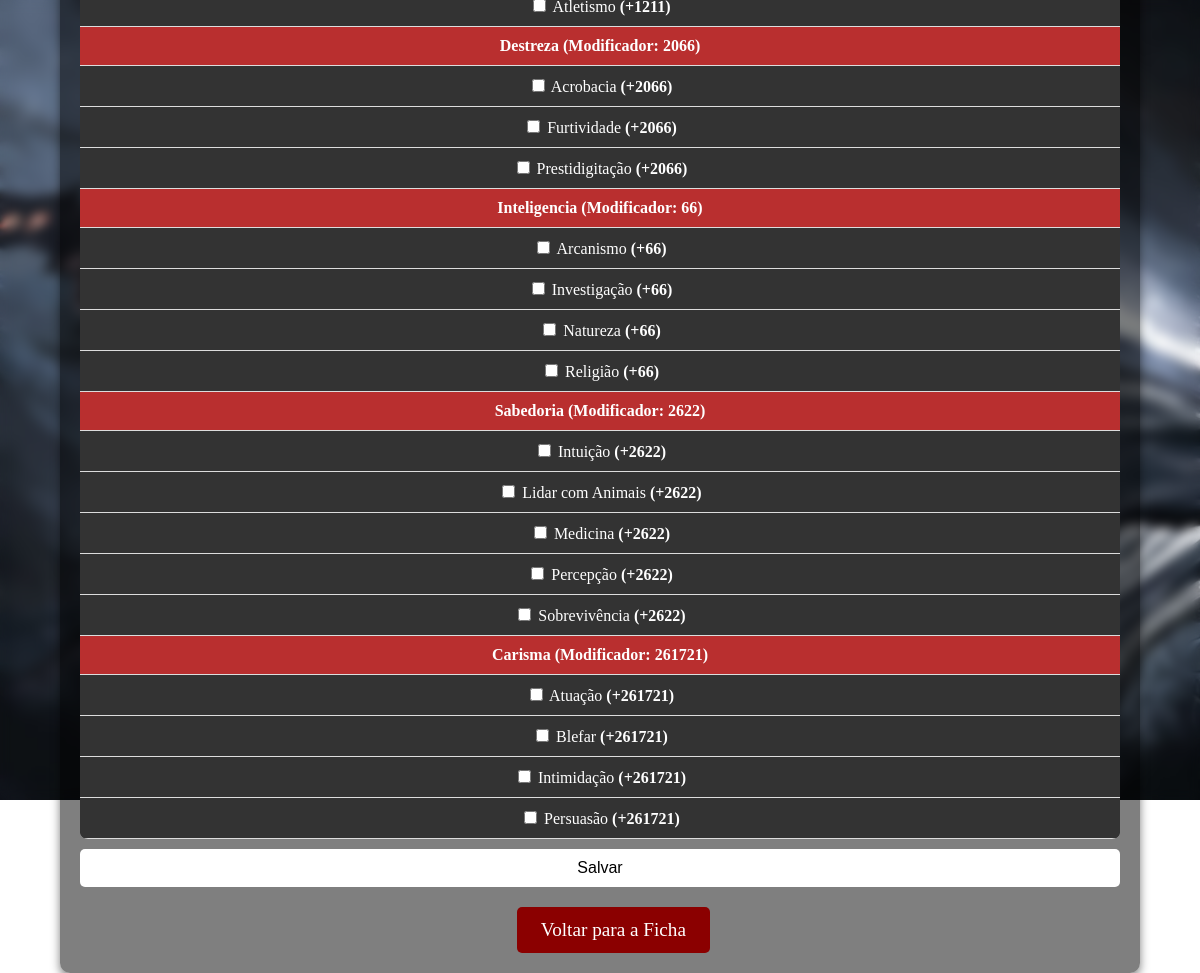
/pericias.php?id=15 (signed in), run on the app's committed database.
### tables this page shows
CREATE TABLE `fichas` (
  `id` int(11) NOT NULL,
  `nome` varchar(100) NOT NULL,
  `classe` varchar(50) DEFAULT NULL,
  `nivel` int(11) DEFAULT NULL,
  `raca` varchar(50) DEFAULT NULL,
  `forca` int(11) DEFAULT NULL,
  `destreza` int(11) DEFAULT NULL,
  `constituicao` int(11) DEFAULT NULL,
  `inteligencia` int(11) DEFAULT NULL,
  `sabedoria` int(11) DEFAULT NULL,
  `carisma` int(11) DEFAULT NULL,
  `usuario_id` int(11) NOT NULL,
  `pericias_treinadas` text DEFAULT NULL
);

### pericias.php (the view, shortened to what this page needs)
<?php
include('conexao.php');
$usuario = $_SESSION['usuario'];
$ficha_id = $_GET['id'];
$query = "SELECT * FROM fichas WHERE id = :ficha_id AND usuario_id = (SELECT id FROM usuarios WHERE usuario = :usuario)";
$stmt = $conn->prepare($query);
$stmt->bindParam(':ficha_id', $ficha_id);
$stmt->bindParam(':usuario', $usuario);
$stmt->execute();
$ficha = $stmt->fetch(PDO::FETCH_ASSOC);
$pericias = [
    'forca' => ['Atletismo'],
    'destreza' => ['Acrobacia', 'Furtividade', 'Prestidigitação'],
    'inteligencia' => ['Arcanismo', 'Investigação', 'Natureza', 'Religião'],
    'sabedoria' => ['Intuição', 'Lidar com Animais', 'Medicina', 'Percepção', 'Sobrevivência'],
    'carisma' => ['Atuação', 'Blefar', 'Intimidação', 'Persuasão']
];
$pericias_treinadas = explode(',', $ficha['pericias_treinadas'] ?? '');
function calcular_modificador($valor) {
    return floor(($valor + 10) / 2);
}
?>
<!DOCTYPE html>
<html lang="pt-br">
<head>
    <link rel="stylesheet" href="pericia.css">
</head>
<body>
    <div class="container">
        <form method="POST">
            <table>
                <?php foreach ($pericias as $atributo => $lista_pericias): ?>
                    <tr>
                        <th colspan="2"><?= ucfirst($atributo); ?> (Modificador: <?= calcular_modificador($ficha[$atributo]); ?>)</th>
                    </tr>
                    <?php foreach ($lista_pericias as $pericia): ?>
                        <?php
                            $modificador = calcular_modificador($ficha[$atributo]);
                            $valor_pericia = in_array($pericia, $pericias_treinadas) ? $modificador + 2 : $modificador;
                            $valor_pericia = ($valor_pericia >= 0) ? "+$valor_pericia" : $valor_pericia;
                            $checked = in_array($pericia, $pericias_treinadas) ? "checked" : "";
                        ?>
                        <tr>
                            <td>
                                <input type="checkbox" name="pericias[]" value="<?= htmlspecialchars($pericia); ?>" <?= $checked; ?>>
                                <?= htmlspecialchars($pericia); ?> <strong>(<?= $valor_pericia; ?>)</strong>
                            </td>
                        </tr>
                    <?php endforeach; ?>
                <?php endforeach; ?>
            </table>
            <button type="submit">Salvar</button>
        </form>
        <a href="fichadnd.php?id=<?= $ficha_id; ?>" class="btn">Voltar para a Ficha</a>
    </div>
</body>
</html>

### pericia.css (style rules this page uses)
body { color: white; font-family: "Berkshire Swash", serif; background-image: url('imagens/fundo.jpg'); backdrop-filter: blur(6px); height: 100vh; background-repeat: no-repeat; background-size: cover; display: flex; justify-content: center; align-items: center; margin: 0; }
.container { width: 90%; max-width: 1200px; padding: 20px; background-color: rgba(0, 0, 0, 0.5); border-radius: 10px; box-shadow: 0 4px 10px rgba(0, 0, 0, 0.5); box-sizing: border-box; animation: fadeIn 0.8s ease-in-out; }
form { display: grid; gap: 10px; }
input, button { padding: 10px; font-size: 16px; border-radius: 5px; border: none; transition: 0.3s ease-in-out; }
input { background-color: #ffffff; color: #000; }
button { background-color: rgb(255, 255, 255); color: black; cursor: pointer; }
table { width: 100%; border-collapse: collapse; margin-top: 20px; background-color: rgba(0, 0, 0, 0.7); border-radius: 8px; overflow: hidden; }
th, td { padding: 10px; text-align: center; border-bottom: 1px solid #ddd; }
th { background-color: #b92f2f; color: #ffffff; }
td { background-color: #333; }
a { color: #ffffff; text-decoration: none; font-size: 16px; transition: color 0.3s ease; }
.btn { display: inline-block; padding: 12px 24px; background-color: #8b0000; color: white; text-decoration: none; border-radius: 5px; position: relative; left: 42%; margin-top: 20px; font-size: larger; text-align: center; transition: background 0.3s ease, transform 0.2s ease; }

### data on the page
fichas: destreza "2066", valor_pericia "+2066", inteligencia "66", valor_pericia "+66", sabedoria "2622", valor_pericia "+2622", carisma "261721", valor_pericia "+261721"

### other printed values
$atributo "Destreza"
$pericia "Acrobacia"
$pericia "Furtividade"
$pericia "Prestidigitação"
$atributo "Inteligencia"
$pericia "Arcanismo"
$pericia "Investigação"
$pericia "Natureza"
$pericia "Religião"
$atributo "Sabedoria"
$pericia "Intuição"
$pericia "Lidar com Animais"
$pericia "Medicina"
$pericia "Percepção"
$pericia "Sobrevivência"
